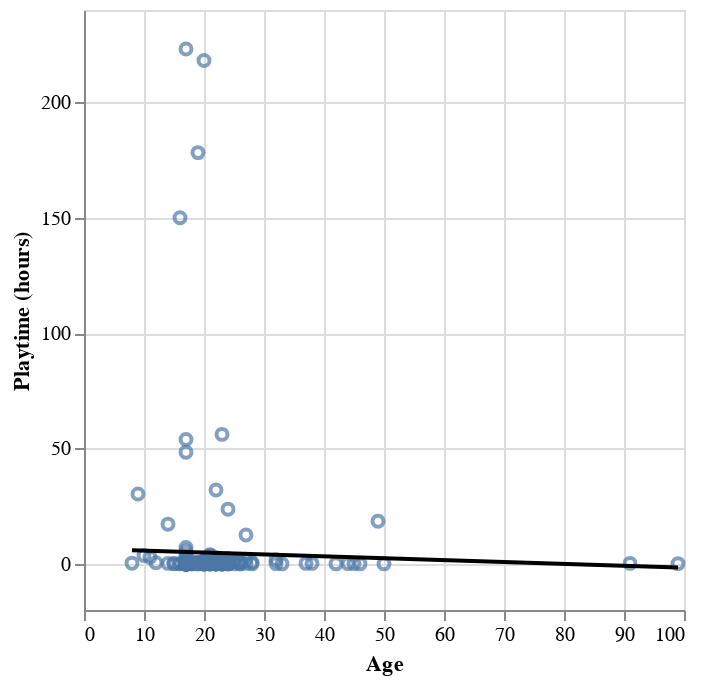

This figure's notebook cell:
### Code cell
age_prediction_grid = players_filtered[["age"]].agg(["min", "max"])
age_prediction_grid["predicted"] = lm.predict(age_prediction_grid)

age_scatter = alt.Chart(players_filtered).mark_point().encode(
    x=alt.X("age").scale(zero=False).title("Age"),
    y=alt.Y("played_hours").title("Playtime (hours)")
)

age_plot = age_scatter + alt.Chart(age_prediction_grid).mark_line(color="black").encode(
    x="age",
    y="predicted"
)
age_plot

### Figure 1 — Vega specification as saved in the notebook (floating-point values rounded to 4 significant figures; data arrays with more than 128 entries replaced by an {"elided": "..."} marker saying what was removed)
{"$schema": "https://vega.github.io/schema/vega/v5.json", "data": [{"name": "source_1", "values": [{"age": 8, "predicted": 5.913}, {"age": 99, "predicted": -1.539}]}, {"name": "source_0", "values": {"elided": "196 records"}}], "marks": [{"type": "symbol", "name": "layer_0_marks", "from": {"data": "source_0"}, "encode": {"update": {"x": {"field": "age", "scale": "x"}, "y": {"field": "played_hours", "scale": "y"}, "opacity": {"value": 0.7}, "fill": {"value": "transparent"}, "stroke": {"value": "#4c78a8"}}}, "style": ["point"]}, {"type": "line", "name": "layer_1_marks", "from": {"data": "source_1"}, "sort": {"field": "x"}, "encode": {"update": {"defined": {"signal": "isValid(datum[\"age\"]) && isFinite(+datum[\"age\"]) && isValid(datum[\"predicted\"]) && isFinite(+datum[\"predicted\"])"}, "stroke": {"value": "black"}, "y": {"field": "predicted", "scale": "y"}, "x": {"field": "age", "scale": "x"}}}, "style": ["line"]}], "scales": [{"name": "x", "type": "linear", "domain": {"fields": [{"data": "source_0", "field": "age"}, {"data": "source_1", "field": "age"}]}, "range": [0, {"signal": "width"}], "zero": false, "nice": true}, {"name": "y", "type": "linear", "domain": {"fields": [{"data": "source_0", "field": "played_hours"}, {"data": "source_1", "field": "predicted"}]}, "range": [{"signal": "height"}, 0], "zero": true, "nice": true}], "axes": [{"scale": "x", "ticks": false, "orient": "bottom", "gridScale": "y", "zindex": 0, "labels": false, "aria": false, "domain": false, "maxExtent": 0, "minExtent": 0, "grid": true, "tickCount": {"signal": "ceil(width/40)"}}, {"scale": "y", "aria": false, "minExtent": 0, "zindex": 0, "ticks": false, "grid": true, "tickCount": {"signal": "ceil(height/40)"}, "maxExtent": 0, "gridScale": "x", "domain": false, "labels": false, "orient": "left"}, {"scale": "x", "orient": "bottom", "title": "Age", "labelFlush": true, "labelOverlap": true, "grid": false, "tickCount": {"signal": "ceil(width/40)"}, "zindex": 0}, {"scale": "y", "labelOverlap": true, "orient": "left", "zindex": 0, "tickCount": {"signal": "ceil(height/40)"}, "grid": false, "title": "Playtime (hours)"}], "background": "white", "style": "cell", "width": 300, "height": 300, "padding": 5}
